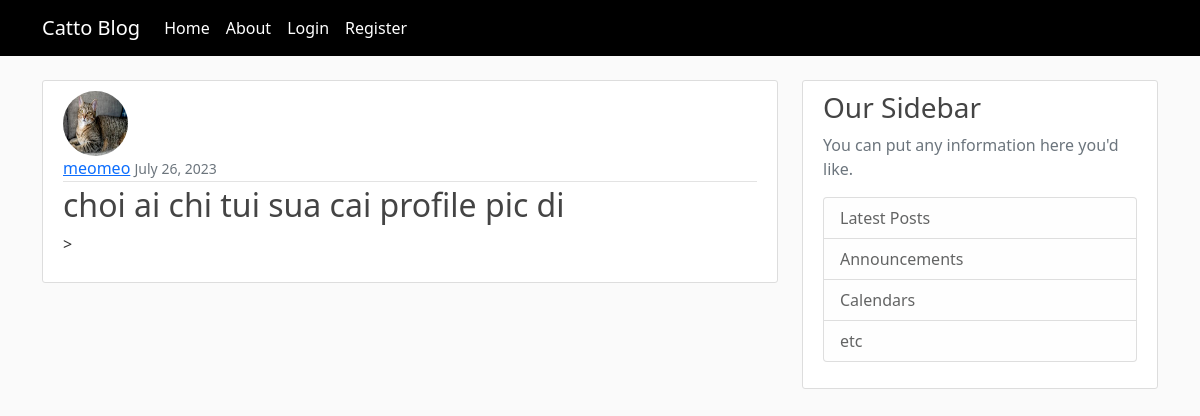
Screenshot of /post/9/ with the database file from the repository.
### blog/models.py (models this page shows, shortened)
class Post(models.Model): #each class is its own table in the database
    title = models.CharField(max_length = 100)
    content = models.TextField()
    date_posted = models.DateTimeField(default = timezone.now) #set the date posted to current date
    author = models.ForeignKey(User, on_delete=models.CASCADE) #pass in the related User table and what we want Django to do if the user who created the post gets deleted: if a user gets deleted, delete the post

### user/models.py (models this page shows, shortened)
class Profile(models.Model):
    user = models.OneToOneField(User, on_delete=models.CASCADE) #if user is deleted, delete the profile
    image = models.ImageField(default = 'default.jpg', upload_to = 'profile_pics')

### blog/views.py (the view)
# urls.py: path('post/<int:pk>/', PostDetailView.as_view(), name= 'post-detail'), #pk = primary key, the key for the post
class PostDetailView(DetailView):
    model = Post #if named according to convention, only needs one line

### blog/templates/blog/post_detail.html (shortened to what this page needs)
{% extends "blog/base.html" %}
{% block content %}
  <article class="media content-section">
    <img class="rounded-circle article-img" src="{{ object.author.profile.image.url }}">
    <div class="media-body">
      <div class="article-metadata">
        <a class="mr-2" href="{% url 'user-posts' object.author.username %}">{{ object.author }}</a>
        <small class="text-muted">{{ object.date_posted|date:"F d, Y" }}</small>
      </div>
      <h2 class="article-title">{{ object.title }}</h2>
      <p class="article-content">{{ object.content }}</p>
    </div>
  </article>
{% endblock content %}

### blog/static/blog/main.css (style rules this page uses)
body { background: #fafafa; color: #333333; margin-top: 5rem; }
h1, h2, h3, h4, h5, h6 { color: #444444; }
.content-section { background: #ffffff; padding: 10px 20px; border: 1px solid #dddddd; border-radius: 3px; margin-bottom: 20px; }
.article-title { color: #444444; }
.article-content { white-space: pre-line; }
.article-img { height: 65px; width: 65px; margin-right: 16px; }
.article-metadata { padding-bottom: 1px; margin-bottom: 4px; border-bottom: 1px solid #e3e3e3 }

### rows the page displays
Post: author.profile.image (placeholder picture), author "meomeo", date_posted "July 26, 2023", title "choi ai chi tui sua cai profile pic di", content ">"
